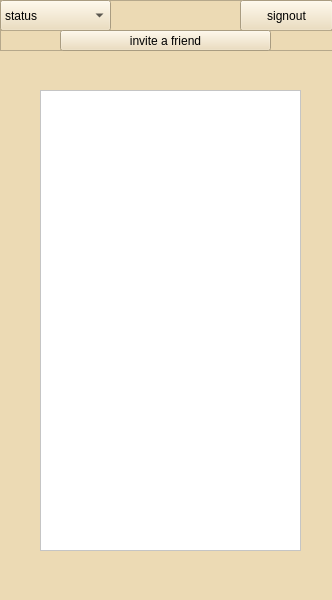
<?xml version="1.0" encoding="UTF-8"?>
<ui version="4.0">
 <class>Mbanter2</class>
 <widget class="QMainWindow" name="Mbanter2">
  <property name="geometry">
   <rect>
    <x>0</x>
    <y>0</y>
    <width>332</width>
    <height>600</height>
   </rect>
  </property>
  <property name="windowTitle">
   <string>banter2</string>
  </property>
  <property name="styleSheet">
   <string notr="true">background-color: rgb(255, 222, 197);
background-color: rgb(236, 218, 180);</string>
  </property>
  <widget class="QWidget" name="centralwidget">
   <widget class="QListWidget" name="list">
    <property name="geometry">
     <rect>
      <x>40</x>
      <y>90</y>
      <width>261</width>
      <height>461</height>
     </rect>
    </property>
    <property name="styleSheet">
     <string notr="true">background-color: rgb(236, 218, 180);
background-color: rgb(255, 255, 255);</string>
    </property>
   </widget>
   <widget class="QFrame" name="frame">
    <property name="geometry">
     <rect>
      <x>0</x>
      <y>0</y>
      <width>501</width>
      <height>31</height>
     </rect>
    </property>
    <property name="frameShape">
     <enum>QFrame::StyledPanel</enum>
    </property>
    <property name="frameShadow">
     <enum>QFrame::Raised</enum>
    </property>
    <widget class="QComboBox" name="status">
     <property name="geometry">
      <rect>
       <x>0</x>
       <y>0</y>
       <width>111</width>
       <height>31</height>
      </rect>
     </property>
     <property name="styleSheet">
      <string notr="true">selection-background-color: rgb(255, 249, 201);
</string>
     </property>
     <item>
      <property name="text">
       <string>status</string>
      </property>
      <property name="icon">
       <iconset>
        <normaloff>../Desktop/nn/im-yahoo.png</normaloff>../Desktop/nn/im-yahoo.png</iconset>
      </property>
     </item>
     <item>
      <property name="text">
       <string>available</string>
      </property>
      <property name="icon">
       <iconset>
        <normaloff>../Desktop/nn/gdu-smart-healthy.png</normaloff>../Desktop/nn/gdu-smart-healthy.png</iconset>
      </property>
     </item>
     <item>
      <property name="text">
       <string>busy</string>
      </property>
      <property name="icon">
       <iconset>
        <normaloff>../Desktop/nn/media-record.png</normaloff>../Desktop/nn/media-record.png</iconset>
      </property>
     </item>
     <item>
      <property name="text">
       <string>idle</string>
      </property>
      <property name="icon">
       <iconset>
        <normaloff>../Desktop/nn/gdu-smart-threshold.png</normaloff>../Desktop/nn/gdu-smart-threshold.png</iconset>
      </property>
     </item>
    </widget>
    <widget class="QPushButton" name="signout">
     <property name="geometry">
      <rect>
       <x>240</x>
       <y>0</y>
       <width>93</width>
       <height>31</height>
      </rect>
     </property>
     <property name="text">
      <string>signout</string>
     </property>
    </widget>
   </widget>
   <widget class="QFrame" name="frame_2">
    <property name="geometry">
     <rect>
      <x>0</x>
      <y>30</y>
      <width>491</width>
      <height>21</height>
     </rect>
    </property>
    <property name="frameShape">
     <enum>QFrame::StyledPanel</enum>
    </property>
    <property name="frameShadow">
     <enum>QFrame::Raised</enum>
    </property>
    <widget class="QPushButton" name="invite">
     <property name="geometry">
      <rect>
       <x>60</x>
       <y>0</y>
       <width>211</width>
       <height>21</height>
      </rect>
     </property>
     <property name="text">
      <string>invite a friend</string>
     </property>
    </widget>
   </widget>
  </widget>
  <widget class="QStatusBar" name="statusbar"/>
  <action name="actionVoice_chat">
   <property name="text">
    <string>voice chat</string>
   </property>
  </action>
  <action name="actionSing_out">
   <property name="text">
    <string>sign out</string>
   </property>
  </action>
  <action name="actionClose">
   <property name="text">
    <string>close</string>
   </property>
  </action>
  <action name="actionCut">
   <property name="text">
    <string>cut</string>
   </property>
  </action>
  <action name="actionCopy">
   <property name="text">
    <string>copy</string>
   </property>
  </action>
  <action name="actionPaste">
   <property name="text">
    <string>paste</string>
   </property>
  </action>
 </widget>
 <resources>
  <include location="../Desktop/untitled folder/no.qrc"/>
 </resources>
 <connections>
  <connection>
   <sender>signout</sender>
   <signal>clicked()</signal>
   <receiver>Mbanter2</receiver>
   <slot>close()</slot>
   <hints>
    <hint type="sourcelabel">
     <x>292</x>
     <y>20</y>
    </hint>
    <hint type="destinationlabel">
     <x>317</x>
     <y>55</y>
    </hint>
   </hints>
  </connection>
  <connection>
   <sender>invite</sender>
   <signal>clicked()</signal>
   <receiver>Mbanter2</receiver>
   <slot>update()</slot>
   <hints>
    <hint type="sourcelabel">
     <x>194</x>
     <y>43</y>
    </hint>
    <hint type="destinationlabel">
     <x>221</x>
     <y>62</y>
    </hint>
   </hints>
  </connection>
 </connections>
</ui>
